Frame 1 (no input): blank canvas, image omitted
Frame 60 (no input): blank canvas, image omitted
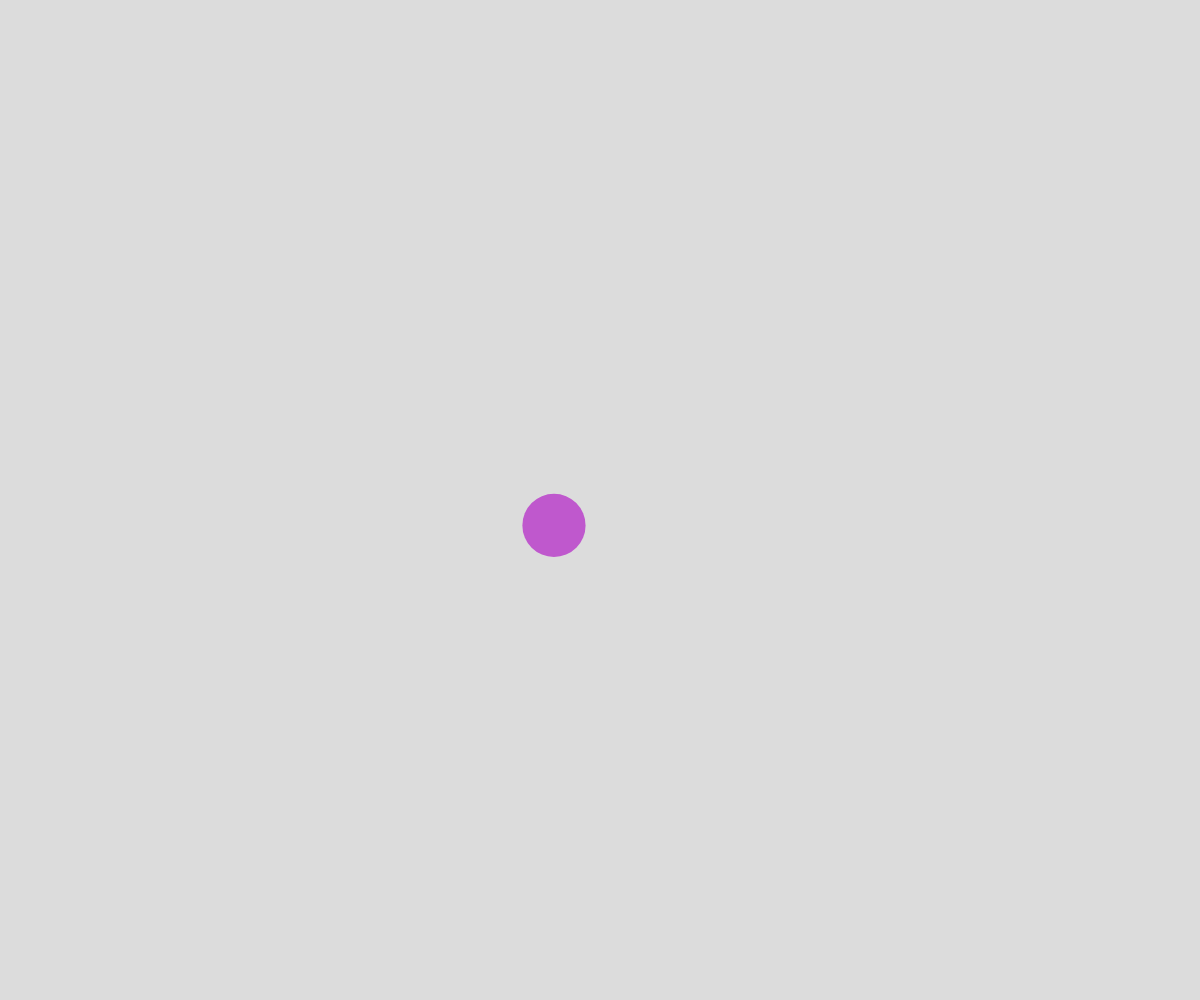
Frame 120 (the mouse pressed at the canvas centre since frame 60)

The p5.js sketch whose frames 1 and 60 were blank and that drew this single picture after the mouse press (run headless with seeded random() and noise() and a simulated clock; from frame 60 on, the mouse is pressed at the canvas centre):

// p5.js sketch
// ── sketch.js
// Connectd nodes OOP

let nodes  = [];

function setup() {
  createCanvas(windowWidth, windowHeight);
}

function draw() {
  background(220);

  //draw lines first

  for(let node of nodes){
    
    node.connectTo(nodes);
    node.update();
  }
  for(let node of nodes){
    node.display(); 
  }
 
}

function mousePressed(){
  let somePoint = new MovingPoint(mouseX, mouseY);
  nodes.push(somePoint);
}


class MovingPoint{
  constructor(x, y){
    this.x = x;
    this.y = y;
    this.xTime = random(1000);
    this.yTime = random(1000);
    this.deltaTime = 0.05;
    this.radius = 15;
    this.color = color(random(255), random(255), random(255));
    this.speed = 5;
    this.reach = 100;
    this.minRadius = 15;
    this.maxRadius = 50;
  }

  display(){
    noStroke();
    fill(this.color);
    circle(this.x, this.y, this.radius * 2);
  }

  update(){
    this.move();
    this.wrapAroundScreen();
    this.adjustSize();
  }

  wrapAroundScreen(){
    if(this.x < 0){
      this.x += width;
    }
    if(this.x > width){
      this.x -= width;
    }
    if(this.y < 0){
      this.y += height;
    }
    if(this.y > height){
      this.y -= height;
    }
  }

  adjustSize(){
    let mouseDistance = dist(this.x, this.y, mouseX, mouseY);
    if(mouseDistance < this.reach){
      let theSize = map(mouseDistance, 0, this.reach, this.maxRadius, this.minRadius);
      this.radius = theSize;
    }
    else{
      this.radius = this.minRadius;
    }
  }

  connectTo(nodesArray){
    for(let otherNode of nodesArray){
      if(this !== otherNode){
        let distanceAway = dist(this.x, this.y, otherNode.x, otherNode.y);
        if(distanceAway < this.reach){
          stroke(this.color);
          line(this.x, this.y,otherNode.x, otherNode.y);
        }
      }

    }
  }

  move(){
    let dx = noise(this.xTime);
    let dy = noise(this.yTime);

    dx = map(dx, 0, 1, -this.speed, this.speed);
    dx = map(dy, 0, 1, -this.speed, this.speed);

    this.x += dx;
    this.y += dy;
  }
}
